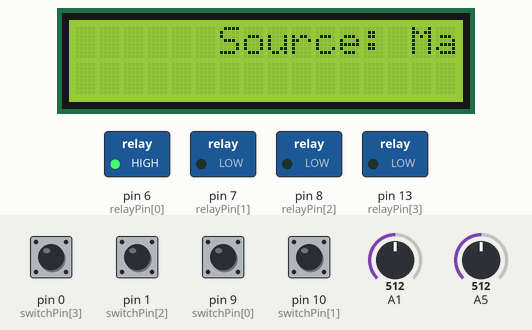
This sketch was run on a simulated Arduino Uno, built with avr-gcc and run on an emulated ATmega328P. Shown: 16×2 character LCD, switched loads named in the sketch (green lamp = pin HIGH). Dashed ring = blinking. Inputs (shaded band) come from the test bench; at power-on: pin 0 (switchPin[3]), pin 1 (switchPin[2]), pin 9 (switchPin[0]), pin 10 (switchPin[1]) HIGH, A5 = 512, A1 = 512.

Above: at 19.2 s.
19.3 s: A5 set to 5
20.8 s: A5 set to 2
At 21.1 s:
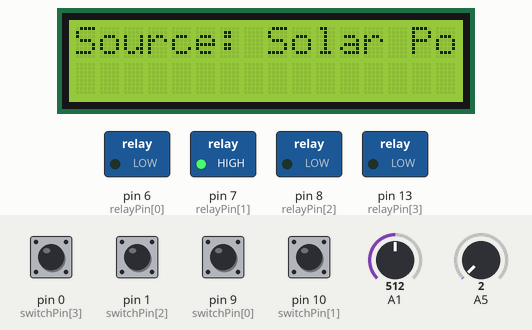
23.8 s: A5 set to 22
At 25.2 s:
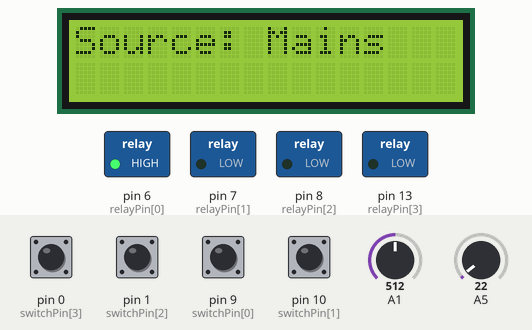
25.6 s: pin 10 (switchPin[1]) pulled LOW for 0.15 s
At 26.0 s:
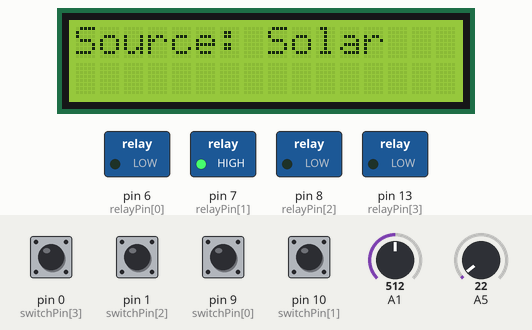
27.2 s: pin 0 (switchPin[3]) pulled LOW for 0.15 s
At 28.5 s:
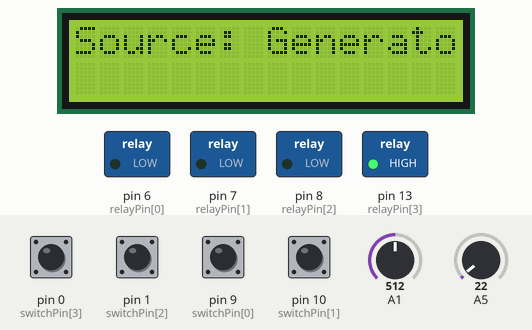
Timing chart, 0 to 29.8 s (numbered marks = the images above; inputs shaded):
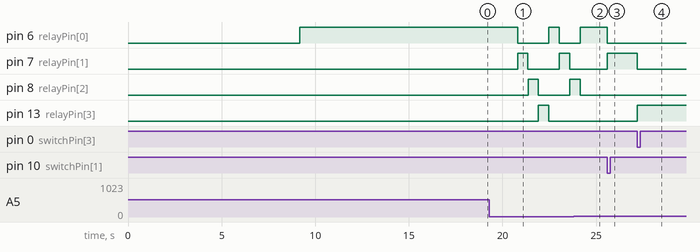

The sketch:

MultiSource.ino
```cpp
#include <LiquidCrystal.h>
LiquidCrystal lcd(12, 11, 5, 4, 3, 2);


const int relayPin[4]={6,7,8,13}; //pin 6 drives first relay, ie one nearest to Gnd wire
const int switchPin[4]={9,10,1,0}; // Top most button mapped to digitalPin 9
const int senseThr = 3.3;
boolean loadOn = false;
boolean mainsOn = true;
boolean mainsState = false;
char* sourceNames[]={"Source: Mains","Source: Solar","Source: Inverter","Source: Generator"};

int scroller = 0;

void setup() {
  for (int i=0;i<4;i++)
     pinMode(relayPin[i],OUTPUT);

  for (int j=0;j<4;j++)
    pinMode(switchPin[j],INPUT);

  lcd.clear();
  lcd.begin(16,2); //set up no of rows and columns
  lcd.print("Multi Source Power Supply"); // Startup Message
  delay(200);
  scroll(200);
  lcd.clear();
  resetRelays();
  //Switch to Mains first
  lcd.print("Source: Mains");
  digitalWrite(relayPin[0],HIGH);
  scroll(200);

}

void loop() {

  int reading[4];

  for (int j=0;j<4;j++){
    reading[j] = digitalRead(switchPin[j]);
  }
  checkMains();
  if (mainsOn == true && mainsState==false){
    lcd.clear();
    mainsState = true;
    resetRelays();
    lcd.print("Source: Mains");
    digitalWrite(relayPin[0],HIGH);

  }


  checkPower(); //update loadOn


  if (loadOn == false){
    lcd.clear();
    resetRelays();
    mainsState = false;
    lcd.print("Source: Solar Power");
    digitalWrite(relayPin[1],HIGH);
    delay(550);

  }

 checkMains();
  if (mainsOn == true && mainsState==false){
    lcd.clear();
    mainsState = true;
    resetRelays();
    lcd.print("Source: Mains");
    digitalWrite(relayPin[0],HIGH);

  }

  checkPower(); //update loadOn
  if (loadOn == false){
    lcd.clear();
    resetRelays();
    mainsState = false;
    lcd.print("Source: Inverter");
    digitalWrite(relayPin[2],HIGH);
    delay(550);
  }

  checkMains();
  if (mainsOn == true && mainsState==false){
    lcd.clear();
    mainsState = true;
    resetRelays();
    lcd.print("Source: Mains");
    digitalWrite(relayPin[0],HIGH);

  }

  checkPower(); //update loadOn
  if (loadOn == false){
    lcd.clear();
    mainsState = false;
    resetRelays();
    lcd.print("Source: Generator");
    digitalWrite(relayPin[3],HIGH);
    delay(550);
  }

  checkMains();
  if (mainsOn == true && mainsState==false){
    lcd.clear();
    mainsState = true;
    resetRelays();
    lcd.print("Source: Mains");
    digitalWrite(relayPin[0],HIGH);

  }
  checkPower(); //update loadOn

  if (loadOn == false){
    lcd.clear();
    resetRelays();
    mainsState = true;
    lcd.print("Source: Mains");
    digitalWrite(relayPin[0],HIGH);
    delay(550);
  }


  //Switch Action
  for (int i=0;i<4;i++){
    if (reading[i] == 0){
      resetRelays();
      lcd.clear();
      lcd.print(sourceNames[i]);
      digitalWrite(relayPin[i],HIGH);
      delay(500);

    }
  }

  // global scroll
  if (scroller > 12){
    scroller = 0;
  }
  if (scroller <6){
    lcd.scrollDisplayRight();
    scroller+=1;
  }
  else if(scroller>6){
    lcd.scrollDisplayLeft();
    scroller+=1;
  }


}

void resetRelays(){
  for (int i=0;i<4;i++){
    digitalWrite(relayPin[i],LOW);
  }
}

void checkPower(){
  int powerSense = analogRead(A5); // Sensing the presence of power through ADC
  if (powerSense > senseThr)
    loadOn = true;
  else
    loadOn = false;
}

void checkMains(){
  int mainsSense = analogRead(A1);
  if(mainsSense > senseThr)
    mainsOn = true;
  else
    mainsOn = false;
}

void scroll(int del) {
  // scroll 13 positions (string length) to the left
  // to move it offscreen left:
  for (int positionCounter = 0; positionCounter < 13; positionCounter++) {
    // scroll one position left:
    lcd.scrollDisplayLeft();
    // wait a bit:
    delay(del);
  }

  // scroll 29 positions (string length + display length) to the right
  // to move it offscreen right:
  for (int positionCounter = 0; positionCounter < 29; positionCounter++) {
    // scroll one position right:
    lcd.scrollDisplayRight();
    // wait a bit:
    delay(del);
  }
  // delay at the end of the full loop:
  delay(500);
}
```

Measured:
- the behaviour switches between 4 and 3 on A5 (found by bisection; images 0 and 1)
- after the input at 19.3 s, every drawn part: stays the same
- after the input at 20.8 s, pin 6 (relayPin[0]): HIGH → LOW at once, → HIGH 1.7 s later, → LOW 0.55 s later; pin 7 (relayPin[1]): alternates HIGH for 0.55 s and LOW for 1.7 s, starting at once
- after the input at 23.8 s, pin 7 (relayPin[1]): stays LOW (without the input it goes to HIGH after 1.5 s); pin 13 (relayPin[3]): stays LOW (without the input it goes to HIGH after 0.35 s)
- after the input at 25.6 s, pin 6 (relayPin[0]): HIGH → LOW at once; pin 7 (relayPin[1]): LOW → HIGH at once; the display: changes at once (image 3)
- after the input at 27.2 s, pin 7 (relayPin[1]): HIGH → LOW at once; pin 13 (relayPin[3]): LOW → HIGH at once; the display: changes at once (image 4)
- what the display in image 1 shows lasts 0.6 s, from 20.8 s to 21.4 s
